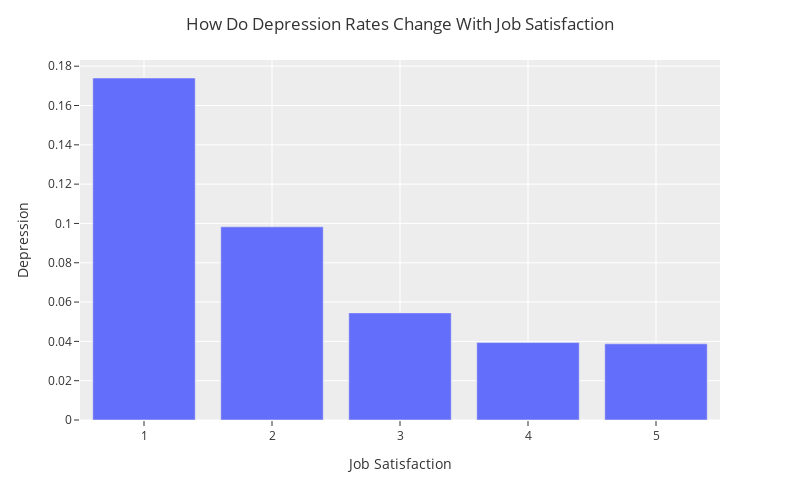

The cell this chart's notebook holds for it:
### Code cell
DF_Work_Satisfaction = pd.DataFrame()

DF_Work_Satisfaction['Depression'] = DF['Depression']
DF_Work_Satisfaction['Job Satisfaction'] = DF['Job Satisfaction']
DF_Work_Satisfaction['Working Professional or Student'] = DF['Working Professional or Student']

#series of masks. First mask filters out only the students for this data frame
mask = (DF_Work_Satisfaction['Working Professional or Student'] == "Working Professional")
# this applies the mask
DF_Work_Satisfaction = DF_Work_Satisfaction[mask]
# deletes that column since we don't use it and it gets in the way
del DF_Work_Satisfaction['Working Professional or Student']
# masking to avoid ages above 35, since there are only a couple data points there and it throws off the data
mask = (DF_Work_Satisfaction['Job Satisfaction'] <= 35)
#applying mask
DF_Work_Satisfaction = DF_Work_Satisfaction[mask]


#creating first graph with students
DF_Work_Satisfaction = DF_Work_Satisfaction.groupby('Job Satisfaction').mean().reset_index()
show(DF_Work_Satisfaction)
fig_workers = px.bar(DF_Work_Satisfaction, 
    x = 'Job Satisfaction',
    y = 'Depression'
)

fig_workers.update_layout(
                  title='How Do Depression Rates Change With Job Satisfaction',
                  template='ggplot2',
                  width=800,
                  height=500,
                      )
fig_workers.show()

### Figure 1 — Plotly figure (JSON) as saved in the notebook; plotly's stock layout.template omitted (floating-point values rounded to 4 significant figures)
{"data": [{"alignmentgroup": "True", "hovertemplate": "Job Satisfaction=%{x}<br>Depression=%{y}<extra></extra>", "legendgroup": "", "marker": {"color": "#636efa", "pattern": {"shape": ""}}, "name": "", "offsetgroup": "", "orientation": "v", "showlegend": false, "textposition": "auto", "type": "bar", "x": [1, 2, 3, 4, 5], "xaxis": "x", "y": [0.174, 0.09826, 0.05449, 0.03939, 0.03875], "yaxis": "y"}], "layout": {"barmode": "relative", "height": 500, "legend": {"tracegroupgap": 0}, "margin": {"t": 60}, "title": {"text": "How Do Depression Rates Change With Job Satisfaction"}, "width": 800, "xaxis": {"anchor": "y", "autorange": true, "domain": [0, 1], "range": [0.5, 5.5], "title": {"text": "Job Satisfaction"}, "type": "linear"}, "yaxis": {"anchor": "x", "autorange": true, "domain": [0, 1], "range": [0, 0.1832], "title": {"text": "Depression"}, "type": "linear"}}}
